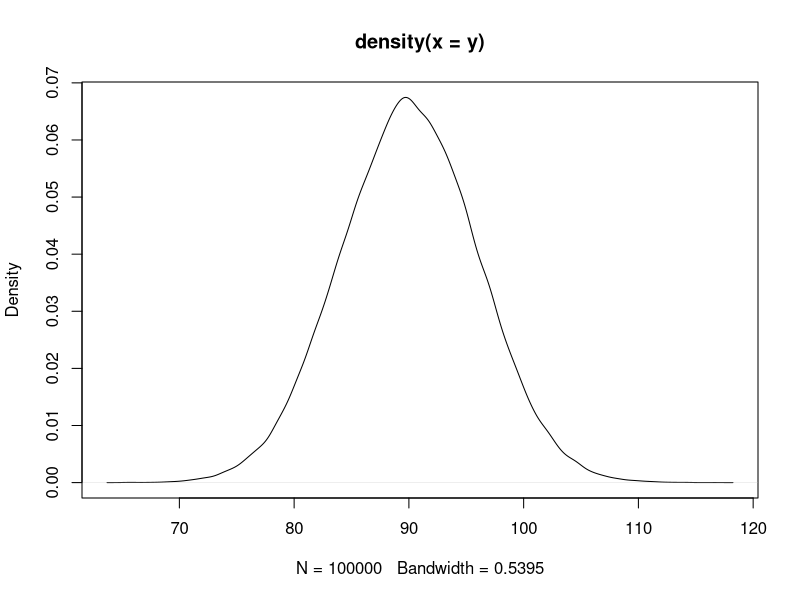
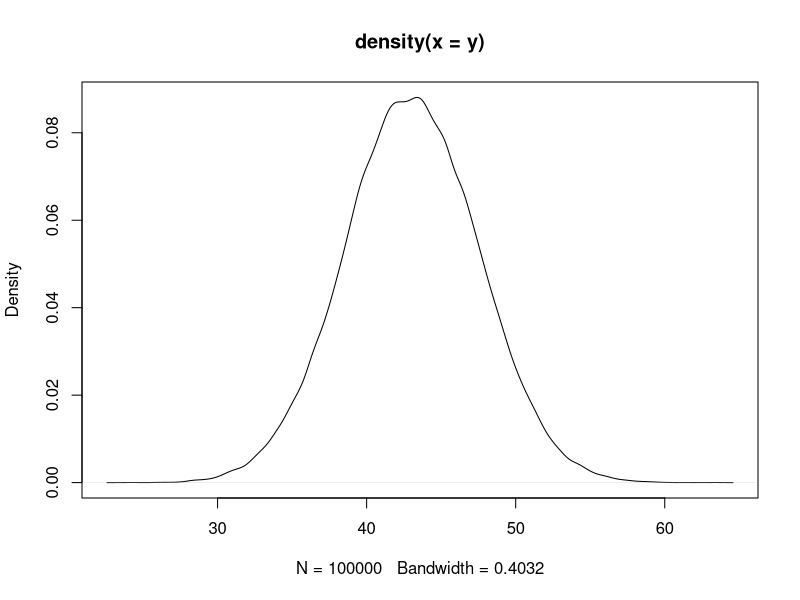
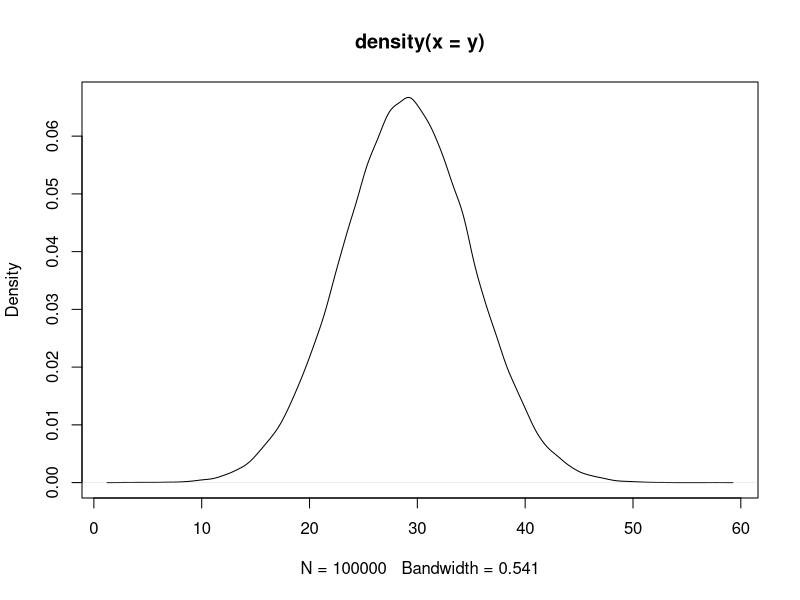
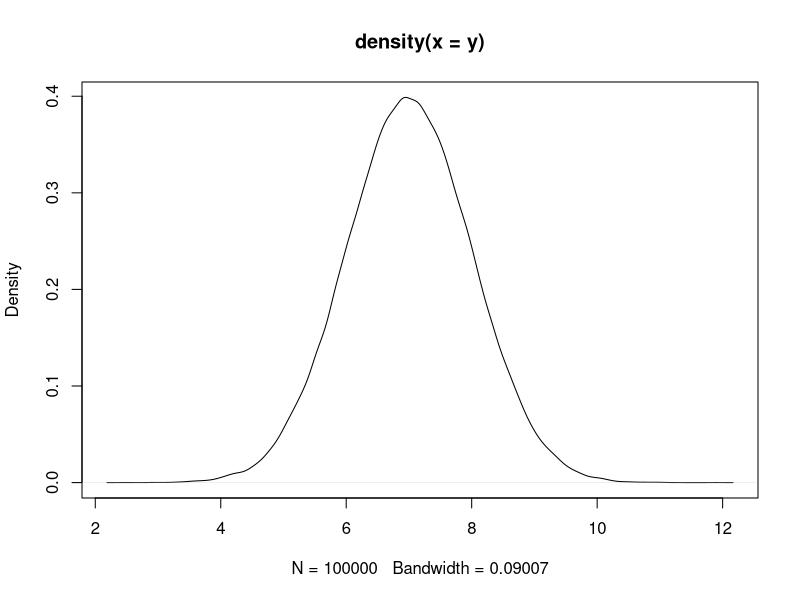
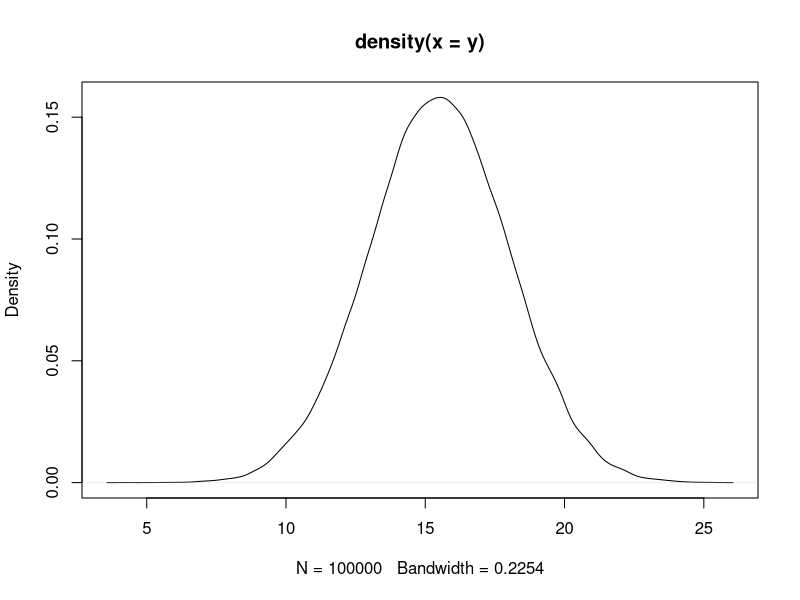
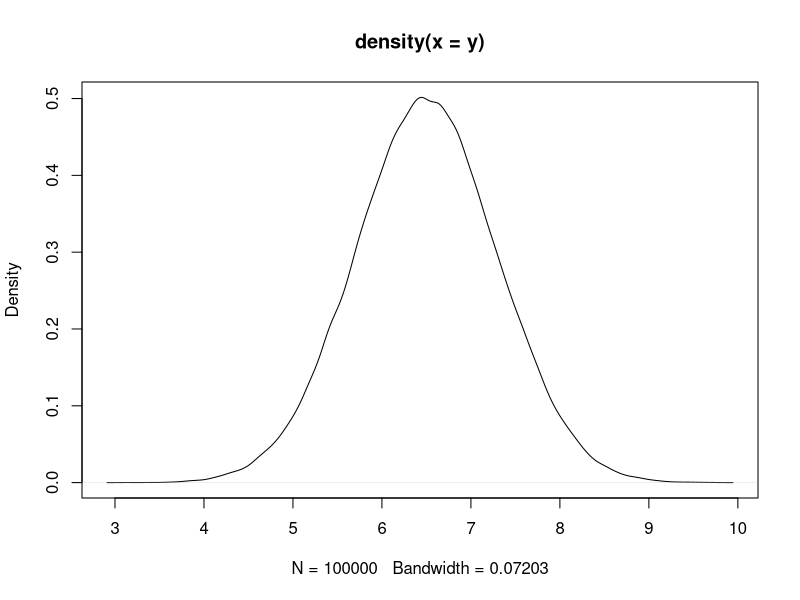

R code for these plots, in order:
## Calculate uniform distributions from the normal distributions given in Perelman et al. (2011)


# Perelman calibration ROOT (primates)
y <- rnorm(100000, mean=90, sd=6)
plot(density(y))
round(quantile(y, probs = c(0.025, 0.975)), digits=1)
# 78.2,101.8


# Perelman calibration B (Simiiformes)
# MRCA: mandrillus_leucophaeus,callithrix_jacchus
y <- rnorm(100000, mean=43, sd=4.5)
plot(density(y))
round(quantile(y, probs = c(0.025, 0.975)), digits=1)
# 34.2,51.8


# Perelman calibration C (Catarrhini)
# MRCA: homo_sapiens,mandrillus_leucophaeus
y <- rnorm(100000, mean=29, sd=6)
plot(density(y))
round(quantile(y, probs = c(0.025, 0.975)), digits=1)
# 17.2,40.7


# Perelman calibration E (Papionini) *not used by Tomas
# MRCA: macaca_nemestrina,mandrillus_leucophaeus
y <- rnorm(100000, mean=7, sd=1)
plot(density(y))
round(quantile(y, probs = c(0.025, 0.975)), digits=1)
# 5.0,8.9


# Perelman calibration G (Hominidae) *not used by Tomas
# MRCA: pongo_abelii,pan_troglodytes
y <- rnorm(100000, mean=15.5, sd=2.5)
plot(density(y))
round(quantile(y, probs = c(0.025, 0.975)), digits=1)
# 10.6,20.4


# Perelman calibration H (Homo-Pan)
# MRCA: homo_sapiens,pan_troglodytes
y <- rnorm(100000, mean=6.5, sd=0.8)
plot(density(y))
round(quantile(y, probs = c(0.025, 0.975)), digits=1)
# 4.9,8.1
